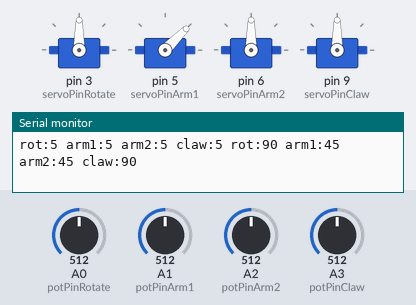
Bench run of a program on a simulated Arduino Uno, built with avr-gcc and run on an emulated ATmega328P. Shown: 4 × servo, the last lines printed to the serial monitor. The inputs (shaded band) are chosen by the test bench; at power-on: A0 (potPinRotate) = 512, A3 (potPinClaw) = 512, A1 (potPinArm1) = 512, A2 (potPinArm2) = 512.

Above: at 1.2 s.
1.3 s: A0 (potPinRotate) set to 640
4.3 s: A0 (potPinRotate) set to 667
At 4.56 s:
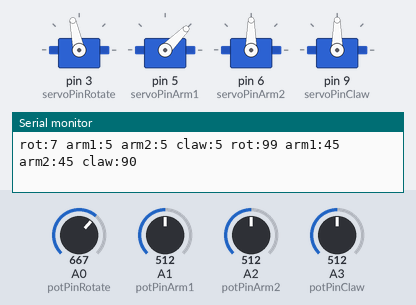
At 7.0 s:
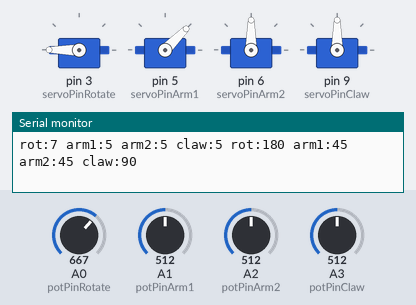
7.3 s: A3 (potPinClaw) set to 637
10.3 s: A3 (potPinClaw) set to 660
At 13.0 s:
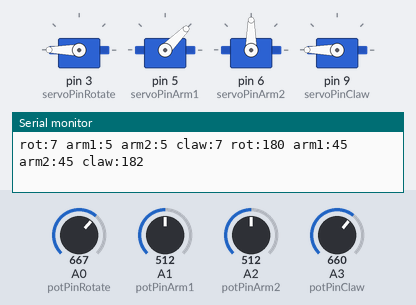
13.3 s: A3 (potPinClaw) set to 380
16.3 s: A3 (potPinClaw) set to 361
At 20.0 s:
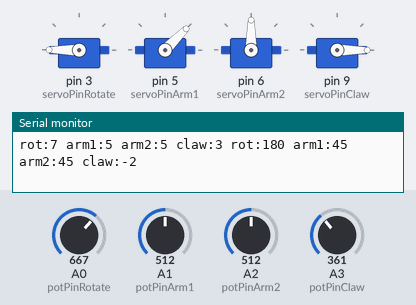
Timing chart, 0 to 20.3 s (numbered marks = the images above; inputs shaded):
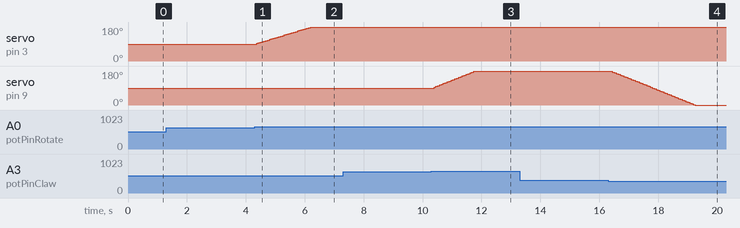

The program:

main.cpp
```cpp
#include <Arduino.h>
#include <Servo.h>

//set analog potentiometer pins
#define potPinRotate 0 //left stick y
#define potPinArm1 1  //right stick y
#define potPinArm2 2  //right stick x
#define potPinClaw 3 //left stick x

//set pwm servo pins
#define servoPinRotate 3
#define servoPinArm1 5
#define servoPinArm2 6
#define servoPinClaw 9

//declare servos
Servo servoRotate;
Servo servoArm1;
Servo servoArm2;
Servo servoClaw;

//set initial pot vlaues
int potValRot = 5;
int potValArm1 = 5;
int potValArm2 = 5;
int potValClaw = 5;

//set initial angle values
int angleRotate = 90;
int angleArm1 = 45;
int angleArm2 = 45;
int angleClaw = 90;

void printValues(int val1, int val2, int val3, int val4){
  int values[]={val1, val2, val3, val4};
  char *names[]={"rot","arm1","arm2","claw"};
  for (byte i=0;i<4;i=i+1) {
    Serial.print(names[i]);
    Serial.print(":");
    Serial.print(values[i]);
    Serial.print(" ");
  }
}


void setup() {
  // put your setup code here, to run once:
  //start serial
  Serial.begin(9600);

  //attach servos
  servoRotate.attach(servoPinRotate);
  servoArm1.attach(servoPinArm1);
  servoArm2.attach(servoPinArm2);
  servoClaw.attach(servoPinClaw);

  //initialize positions
  servoArm1.write(angleArm1);
}

void loop() {
  //read pot values, map to 0-20
  potValRot = map(analogRead(potPinRotate),0,1023,0,11);
  potValArm1 = map(analogRead(potPinArm1),0,1023,0,11);
  potValArm2 = map(analogRead(potPinArm2),0,1023,0,11);
  potValClaw = map(analogRead(potPinClaw),0,1023,0,11);

  printValues(potValRot,potValArm1, potValArm2, potValClaw);
  printValues(angleRotate,angleArm1,angleArm2,angleClaw);
  Serial.println();

//rotate base
if (potValRot > 6 && angleRotate < 180){  //stick left
  angleRotate += 3; //rotate CCW
  servoRotate.write(angleRotate);
  //delay(15);
}
if (potValRot <4  && angleRotate > 0){ //stick right
  angleRotate -= 3; //rotate CW
  servoRotate.write(angleRotate);
  delay(15);
}

//activate claw
if (potValClaw < 4 && angleClaw > 0){ //stick fwd
  angleClaw -= 4; //close
  servoClaw.write(angleClaw);
  delay(15);
}
if (potValClaw > 6 && angleClaw < 180){ //stick away
  angleClaw += 4; //open
  servoClaw.write(angleClaw);
  delay(15);
}


}  //end void loop()


//function to control the direction and speed of motion
  //for val range of 4-6, do nothing
  //for val <4 move toward zero
  //for val >6 move toward 180
  /*Serial.print(valArm1);
  Serial.print(" ");
  Serial.println(angleArm1);*/
  /*
void servoMove(char servo, int potVal, int angle){
    if (potVal < 4 && angle>=5) {
    angle -= 1;
    servo.write(angle);
    delay(15);
  }
  if (potVal > 6 && angle<=140) {
    angle += 1;
    servo.write(angle);
    delay(15);
  }
}*/
```

Measured:
- the behaviour switches between 650 and 651 on A0 (potPinRotate) (found by bisection; images 0 and 1)
- the behaviour switches between 650 and 651 on A3 (potPinClaw) (found by bisection; images 2 and 3)
- the behaviour switches between 372 and 371 on A3 (potPinClaw) (found by bisection; images 3 and 4)
- after the input at 4.3 s, servo on pin 3 (servoPinRotate): moves from 90° to 180° over 1.8 s, starting after 0.06 s
- after the input at 10.3 s, servo on pin 9 (servoPinClaw): moves from 90° to 180° over 1.4 s, starting after 0.09 s
- after the input at 16.3 s, servo on pin 9 (servoPinClaw): moves from 180° to 0° over 2.9 s, starting after 0.08 s
